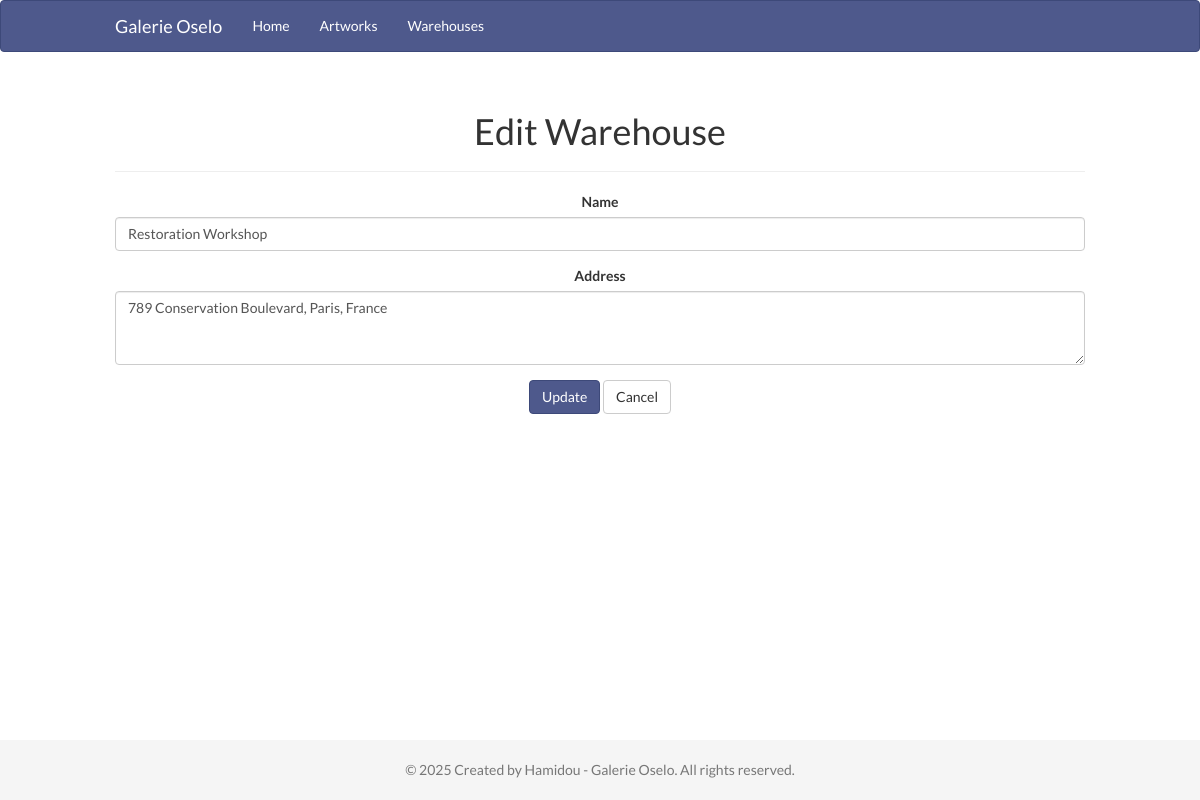
Screenshot of /views/warehouses/edit.php?id=3 with the database file from the repository.
### tables this page shows
CREATE TABLE warehouses (
    id INT AUTO_INCREMENT PRIMARY KEY,
    name VARCHAR(255) NOT NULL,
    address TEXT,
    created_at TIMESTAMP DEFAULT CURRENT_TIMESTAMP,
    updated_at TIMESTAMP DEFAULT CURRENT_TIMESTAMP ON UPDATE CURRENT_TIMESTAMP
);

### config/database.php (called while the page is built, shortened)
<?php
class Database {
    private $host = "localhost";
    private $db_name = "galerie_oselo";
    private $username = "root";
    private $password = "";
    public function getConnection() {
        $this->conn = null;
        try {
            $this->conn = new PDO("mysql:host=" . $this->host . ";dbname=" . $this->db_name, $this->username, $this->password);
            $this->conn->setAttribute(PDO::ATTR_ERRMODE, PDO::ERRMODE_EXCEPTION);
            $this->conn->exec("set names utf8");
        } catch(PDOException $exception) {
            echo "Connection error: " . $exception->getMessage();
        }
        return $this->conn;
    }
}
?>

### models/Warehouse.php (called while the page is built, shortened)
<?php
class Warehouse {
    private $conn;
    private $table_name = "warehouses";
    public $id;
    public function __construct($db) {
        $this->conn = $db;
    }
    public function readOne() {
        $query = "SELECT w.id, w.name, w.address, w.created_at, w.updated_at
                  FROM " . $this->table_name . " w
                  WHERE w.id = ?
                  LIMIT 0,1";
        $stmt = $this->conn->prepare($query);
        $stmt->bindParam(1, $this->id);
        $stmt->execute();
        $row = $stmt->fetch(PDO::FETCH_ASSOC);
        if($row) {
            $this->name = $row['name'];
            $this->address = $row['address'];
            return true;
        }
        return false;
    }
}
?>

### controllers/WarehouseController.php (the view, shortened to what this page needs)
<?php
include_once '../../config/database.php';
include_once '../../models/Warehouse.php';
class WarehouseController {
    private $warehouse;
    public function __construct() {
        $database = new Database();
        $this->db = $database->getConnection();
        $this->warehouse = new Warehouse($this->db);
    }
    public function edit($id) {
        $this->warehouse->id = $id;
        $this->warehouse->readOne();
        include_once '../../includes/header.php';
        echo "<div class='container'>";
        echo "<div class='row'>";
        echo "<div class='col-md-12'>";
        echo "<div class='page-header'>";
        echo "<h1>Edit Warehouse</h1>";
        echo "</div>";
        echo "<form action='update.php' method='post'>";
        echo "<div class='form-group'>";
        echo "<label for='name'>Name</label>";
        echo "<input type='text' class='form-control' id='name' name='name' value='{$this->warehouse->name}' required>";
        echo "</div>";
        echo "<div class='form-group'>";
        echo "<label for='address'>Address</label>";
        echo "<textarea class='form-control' id='address' name='address' rows='3' required>{$this->warehouse->address}</textarea>";
        echo "</div>";
        echo "<div class='form-group'>";
        echo "<button type='submit' class='btn btn-primary'>Update</button> ";
        echo "<a href='index.php' class='btn btn-default'>Cancel</a>";
        echo "</div>";
        echo "</form>";
        echo "</div>";
        echo "</div>";
        echo "</div>";
        $output = ob_get_clean();
        echo $output;
        include_once '../../includes/footer.php';
    }
}
?>

### assets/css/style.css (style rules this page uses)
body { font-family: 'Lato', sans-serif; background-color: #FFFFFF; color: #333333; padding-bottom: 0px; margin: 0; padding-top: 0px; padding-bottom: 70px; text-align: center; }
.btn-primary { background-color: #4E598C; border-color: #3D4979; }

### assets/css/responsive.css (style rules this page uses)
@media (min-width: 1200px) { .container { padding: 0 100px; } }

### rows the page displays
warehouses: name "Restoration Workshop", address "789 Conservation Boulevard, Paris, France"
